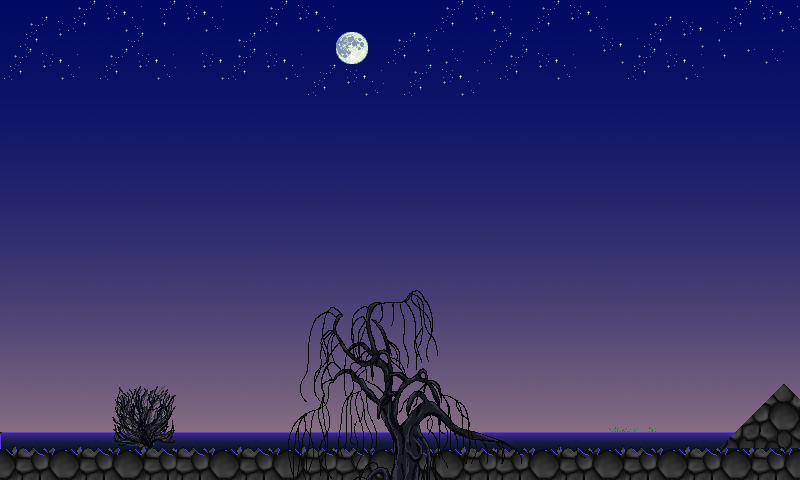

A level layout from a 2D game, rendered from its tile map. Below: a short description, then the map file with tile-grid data replaced by summaries:
An orthogonal 50x30 tile map with 16x16 px tiles, 2 tile layers (Tile Layer 1, Tile Layer 2), 3 tilesets and 50 objects (32x fixture, 18x object).

<map version="1.0" orientation="orthogonal" renderorder="right-down" width="50" height="30" tilewidth="16" tileheight="16" nextobjectid="83">
 <tileset firstgid="1" name="lovene" tilewidth="16" tileheight="16">
  <image source="../assets/lovene.png" width="512" height="640" />
 </tileset>
 <tileset firstgid="1281" name="ice" tilewidth="16" tileheight="16">
  <image source="../assets/ice.png" width="640" height="480" />
 </tileset>
 <tileset firstgid="2481" name="platformertiles" tilewidth="16" tileheight="16">
  <image source="../assets/platformertiles.png" width="256" height="96" />
 </tileset>
 <layer name="Tile Layer 1" width="50" height="30">
  <data>[1500 cells, 1500 non-empty, 1116 distinct tile ids]</data>
 </layer>
 <layer name="Tile Layer 2" width="50" height="30">
  <data>[1500 cells, 589 non-empty, 238 distinct tile ids]</data>
 </layer>
 <objectgroup name="Object Layer 1">
  <object id="9" name="ground" type="object" x="0" y="448" width="802.667" height="32">
   <properties>
    <property name="userData" value="ground" />
   </properties>
  </object>
  <object id="10" name="triugulnik" type="fixture" x="782.667" y="384">
   <properties>
    <property name="body" value="ground" />
    <property name="userData" value="triugulnik" />
   </properties>
   <polygon points="0,0 -56,61.3333 18.6667,17.3333" />
  </object>
  <object id="24" name="line1" type="object" x="798.667" y="317.333">
   <properties>
    <property name="isSensor" value="true" />
    <property name="userData" value="line1" />
   </properties>
   <polyline points="0,0 -158.667,21.3333 -312,-80 -428,-68 -480,26.6667 -762.667,29.3333 -798.667,-42.6667" />
  </object>
  <object id="25" name="line2" type="object" x="-1.33333" y="34.6667">
   <properties>
    <property name="isSensor" value="true" />
    <property name="userData" value="line2" />
   </properties>
   <polyline points="0,0 125.333,-20 517.333,-29.3333 729.333,-13.3333 800,12" />
  </object>
  <object id="26" name="durvo" type="fixture" x="288" y="444">
   <properties>
    <property name="body" value="ground" />
    <property name="userData" value="durvo" />
   </properties>
   <polyline points="0,0 7,-27 30,-36 9,-46 17,-73 24,-122 47,-139 55,-126 61,-127 79,-139 100,-142 116,-143 127,-153 141,-137 148,-113 152,-87 140,-76 180,-35 181,-14 221,2" />
  </object>
  <object id="28" name="ptiche" type="object" x="529" y="424.333" width="36" height="23.3333">
   <properties>
    <property name="isSensor" value="true" />
    <property name="userData" value="qice" />
   </properties>
  </object>
  <object id="29" name="egg1point1" type="fixture" x="610.5" y="351.5" width="11" height="11">
   <properties>
    <property name="body" value="ptiche" />
    <property name="isSensor" value="true" />
    <property name="userData" value="egg1point1" />
   </properties>
   <ellipse />
  </object>
  <object id="30" name="egg1point1" type="fixture" x="579.5" y="390.5" width="11" height="11">
   <properties>
    <property name="body" value="ptiche" />
    <property name="isSensor" value="true" />
    <property name="userData" value="egg1point1" />
   </properties>
   <ellipse />
  </object>
  <object id="31" name="egg1point1" type="fixture" x="493.5" y="383.5" width="11" height="11">
   <properties>
    <property name="body" value="ptiche" />
    <property name="isSensor" value="true" />
    <property name="userData" value="egg1point1" />
   </properties>
   <ellipse />
  </object>
  <object id="32" name="egg1point1" type="fixture" x="468.5" y="326.5" width="11" height="11">
   <properties>
    <property name="body" value="ptiche" />
    <property name="isSensor" value="true" />
    <property name="userData" value="egg1point1" />
   </properties>
   <ellipse />
  </object>
  <object id="33" name="egg1point1" type="fixture" x="434.5" y="118.5" width="11" height="11">
   <properties>
    <property name="body" value="ptiche" />
    <property name="isSensor" value="true" />
    <property name="userData" value="egg1point1" />
   </properties>
   <ellipse />
  </object>
  <object id="34" name="egg1point1" type="fixture" x="656.5" y="128.5" width="11" height="11">
   <properties>
    <property name="body" value="ptiche" />
    <property name="isSensor" value="true" />
    <property name="userData" value="egg1point1" />
   </properties>
   <ellipse />
  </object>
  <object id="35" name="ptiche2" type="object" x="611" y="424.333" width="36" height="23.3333">
   <properties>
    <property name="isSensor" value="true" />
    <property name="userData" value="qice" />
   </properties>
  </object>
  <object id="36" name="egg1point1" type="fixture" x="698.5" y="341.5" width="11" height="11">
   <properties>
    <property name="body" value="ptiche2" />
    <property name="isSensor" value="true" />
    <property name="userData" value="egg1point1" />
   </properties>
   <ellipse />
  </object>
  <object id="37" name="egg1point1" type="fixture" x="665.5" y="388.5" width="11" height="11">
   <properties>
    <property name="body" value="ptiche2" />
    <property name="isSensor" value="true" />
    <property name="userData" value="egg1point1" />
   </properties>
   <ellipse />
  </object>
  <object id="38" name="egg1point1" type="fixture" x="581.5" y="388.5" width="11" height="11">
   <properties>
    <property name="body" value="ptiche2" />
    <property name="isSensor" value="true" />
    <property name="userData" value="egg1point1" />
   </properties>
   <ellipse />
  </object>
  <object id="39" name="egg1point1" type="fixture" x="552.5" y="341.5" width="11" height="11">
   <properties>
    <property name="body" value="ptiche2" />
    <property name="isSensor" value="true" />
    <property name="userData" value="egg1point1" />
   </properties>
   <ellipse />
  </object>
  <object id="40" name="egg1point1" type="fixture" x="260.5" y="142.5" width="11" height="11">
   <properties>
    <property name="body" value="ptiche2" />
    <property name="isSensor" value="true" />
    <property name="userData" value="egg1point1" />
   </properties>
   <ellipse />
  </object>
  <object id="41" name="egg1point1" type="fixture" x="742.5" y="143.5" width="11" height="11">
   <properties>
    <property name="body" value="ptiche2" />
    <property name="isSensor" value="true" />
    <property name="userData" value="egg1point1" />
   </properties>
   <ellipse />
  </object>
  <object id="42" name="ptiche3" type="object" x="684" y="426.333" width="36" height="23.3333">
   <properties>
    <property name="isSensor" value="true" />
    <property name="userData" value="qice" />
   </properties>
  </object>
  </objectgroup>
</map>
<!-- 30 of 50 objects omitted -->
